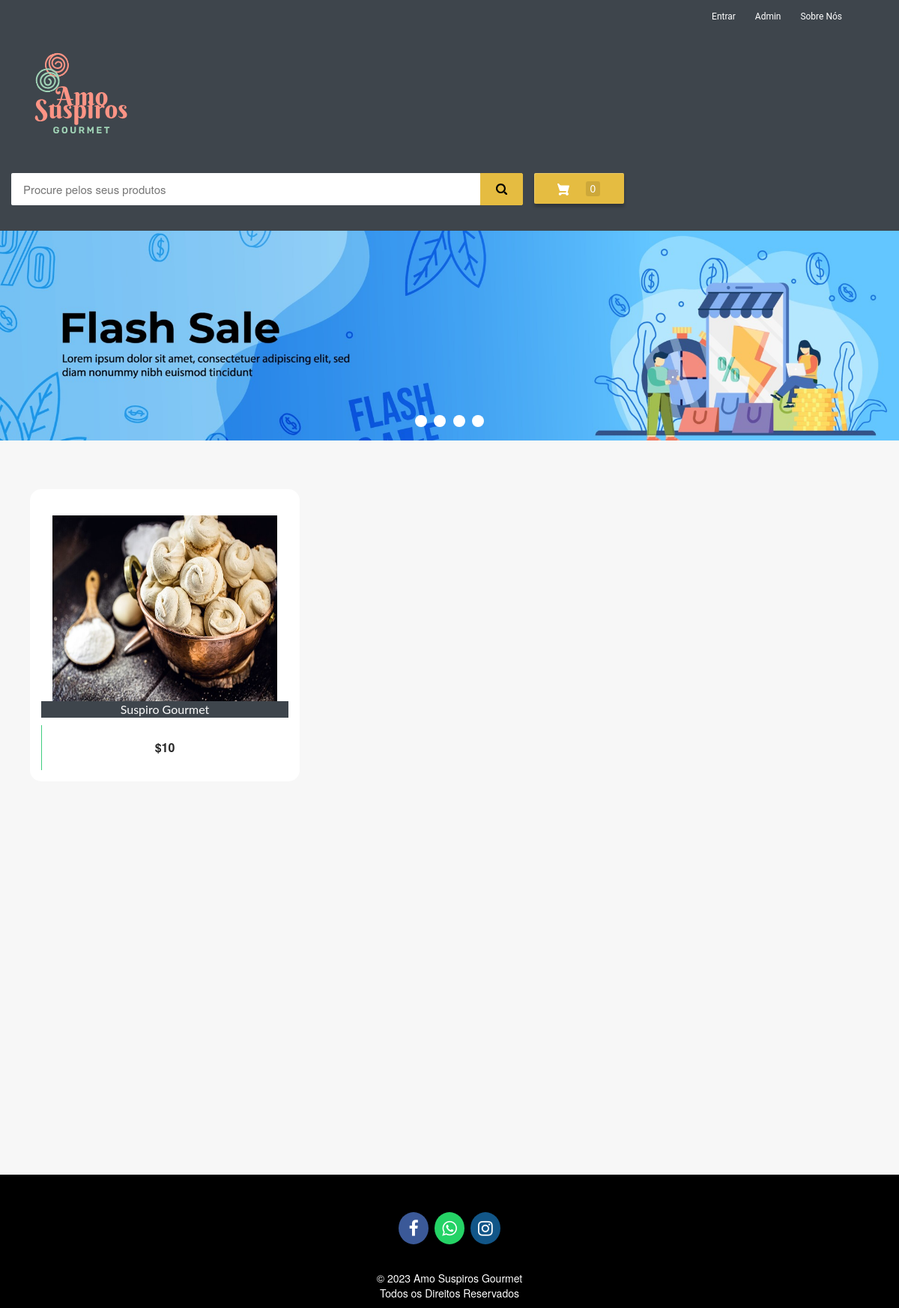
The app's page /, older data.
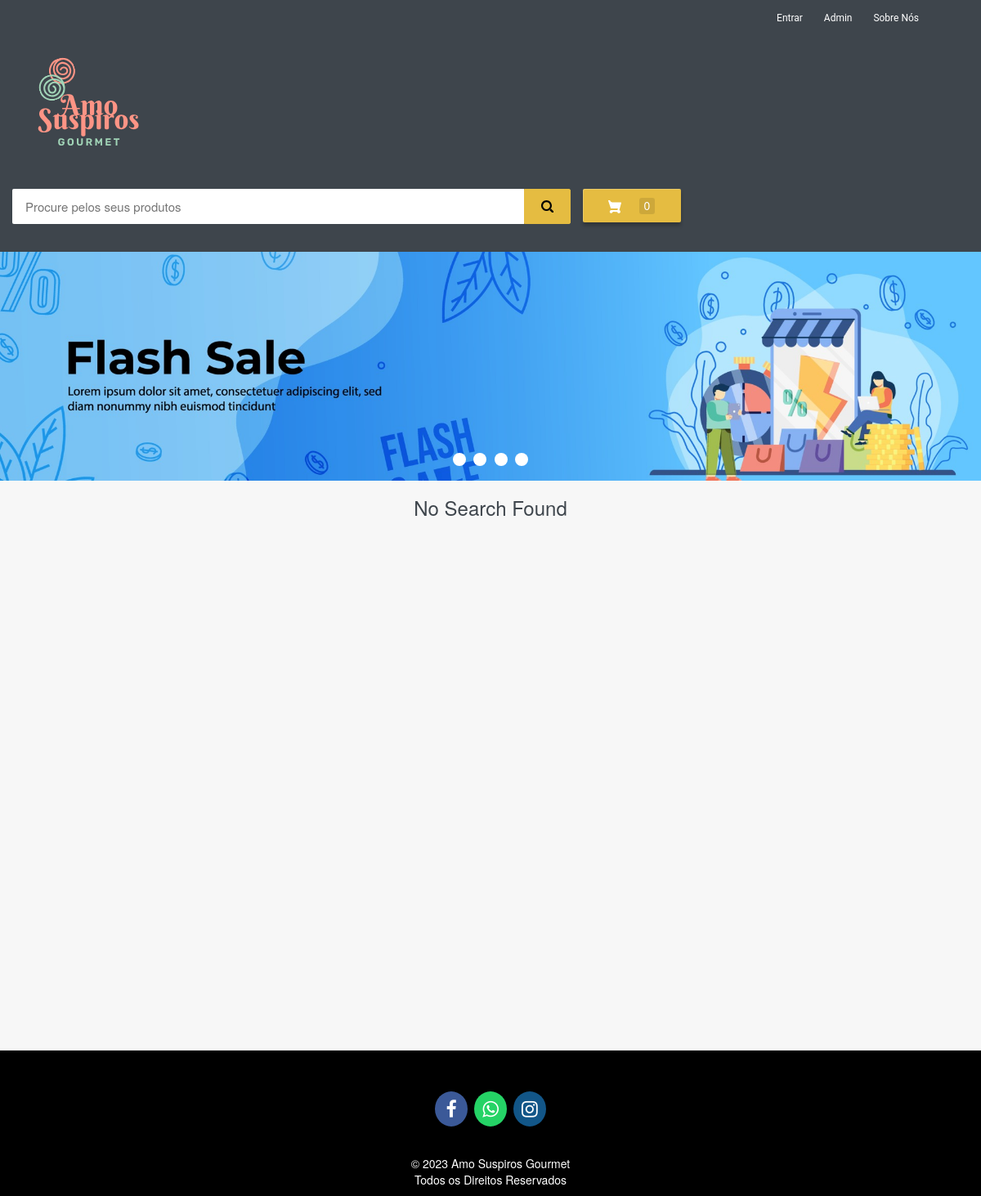
The same page, newer data.
### ecom/models.py (models this page shows, shortened)
class Product(models.Model):
    name=models.CharField(max_length=40)
    product_image= models.ImageField(upload_to='product_image/',null=True,blank=True)
    price = models.PositiveIntegerField()
    description=models.CharField(max_length=40)

### ecom/views.py (the view)
# urls.py: path('',views.home_view,name=''),
def home_view(request):
    products=models.Product.objects.all()
    if 'product_ids' in request.COOKIES:
        product_ids = request.COOKIES['product_ids']
        counter=product_ids.split('|')
        product_count_in_cart=len(set(counter))
    else:
        product_count_in_cart=0
    if request.user.is_authenticated:
        return HttpResponseRedirect('afterlogin')
    return render(request,'ecom/index.html',{'products':products,'product_count_in_cart':product_count_in_cart})

### templates/ecom/index.html (shortened to what this page needs)
{% extends 'ecom/homebase.html' %}
{% load static %}
{% block content %}
<div class="row">
  <div class="col-md-12">
    <div class="slider-container">
      <div class="menu">
          <label for="slide-dot-1"></label>
          <label for="slide-dot-2"></label>
          <label for="slide-dot-3"></label>
          <label for="slide-dot-4"></label>
      </div>
        <div class="slide slide-1"></div>
    </div>
  </div>
</div>
{%if products%}
<br>
  <div class="row">
      {% for p in products %}
      <div class="column">
      <div class="container page-wrapper" style="width: 450px;">
        <div class="page-inner">
          <div class="row">
            <div class="el-wrapper">
              <div class="box-up">
                <img class="img" src="{% static p.product_image.url %}" alt="product pic" height="300px" width="300px">
                <div class="img-info">
                  <div class="info-inner">
                    <span style="background-color:#3e454c; color:fbfbfb;"class="p-company">{{p.name}}</span>
                  </div>
                </div>
              </div>
              <div class="box-down">
                <a class="cart" href="{% url 'add-to-cart' p.id  %}">
                  <span class="price">${{p.price}}</span>
                  <span class="add-to-cart">
                    <span class="txt"><i class="fa fa-shopping-cart"></i>Adicionar ao Carrinho</span>
                  </span>
                </a>
              </div>
            </div>
          </div>
        </div>
      </div>
      </div>
  {% endfor %}
</div>
{%else%}
<h3 style="text-align:center; color:#3E454C;">No Search Found</h3>
{%endif%}
<br><br><br>
<br><br><br><br><br><br><br><br><br><br><br><br>
{% endblock content %}

Row changes from the older to the newer data that the page shows:
removed Product: product_image (picture), name "Suspiro Gourmet", price "10"
Text that changed along with them:
text now shown: "No Search Found"
